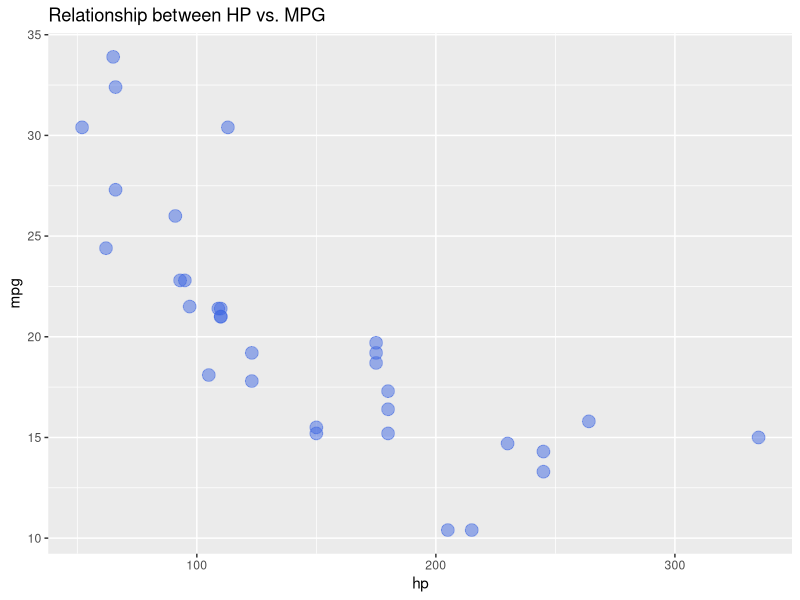

The R script that drew this image:
## ---- chunk 1
library(tidyverse)
## ---- chunk 2

data("mtcars")

## ---- chunk 3

# Map
mtcars %>% 
  select(hp, wt) %>% 
  map(mean)

# Map int
mtcars %>% 
  select(hp, wt) %>% 
  map_int(length)



## ---- chunk 4

# Creating datasets A and B
A <- mtcars[1:3, ]
B <- mtcars[4:6, ]

# Bind rows
AB <- A %>% bind_rows(B)
AB

## ---- chunk 5

# Creating datasets A and B
A <- mtcars[1:5, 1:3]
B <- mtcars[1:5, 4:6]

# Bind columns
AB <- A %>% bind_cols(B)
AB
## ---- chunk 6

# Cumulative sum of weight
mtcars %>% mutate(
  cumulative_sum = cume_dist(wt)
) %>% arrange(cumulative_sum)

## ---- chunk 7

# Case When to create a new label column for the transmission variable
mtcars %>% 
  mutate( transmission_type= 
            case_when(
              am == 0 ~ 'automatic',
              am == 1 ~ 'manual'  )  ) %>% 
  select(am, transmission_type)
## ---- chunk 8

# ggplot2 basic scatterplot
ggplot(data= mtcars) +
  geom_point( aes(x=hp, y= mpg),  
              color='royalblue', size=4, alpha=0.5 ) +
  ggtitle('Relationship between HP vs. MPG')

